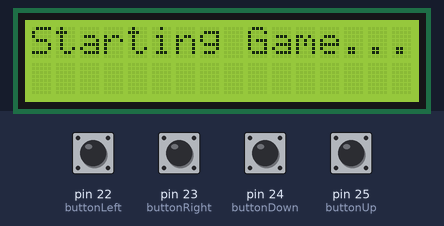
Simulated run of this sketch. Board: Arduino Mega 2560, built with avr-gcc and run on an emulated ATmega2560. On the bench: 16×2 character LCD. The test bench sets the inputs (shaded band); at power-on: pin 22 (buttonLeft), pin 23 (buttonRight), pin 24 (buttonDown), pin 25 (buttonUp) HIGH. Random numbers use the default seed unless the sketch sets one.

Above: at 4.3 s.
4.4 s: pin 24 (buttonDown) pulled LOW for 1 s
6.0 s: pin 22 (buttonLeft) pulled LOW for 0.15 s
At 6.6 s:
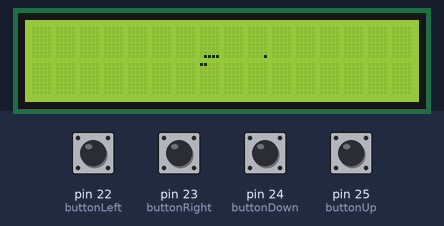
9.1 s: pin 25 (buttonUp) pulled LOW for 0.15 s
At 9.48 s:
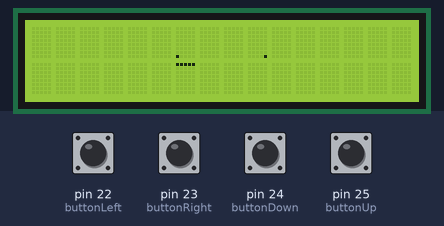
9.8 s: pin 23 (buttonRight) pulled LOW for 0.15 s
10.5 s: pin 24 (buttonDown) pulled LOW for 0.15 s
At 13.5 s:
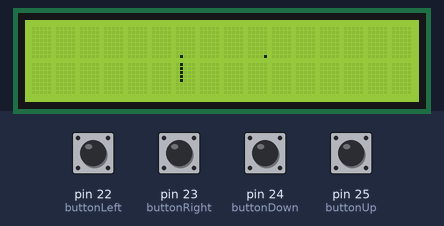
13.6 s: pin 22 (buttonLeft) pulled LOW for 1 s
At 15.6 s:
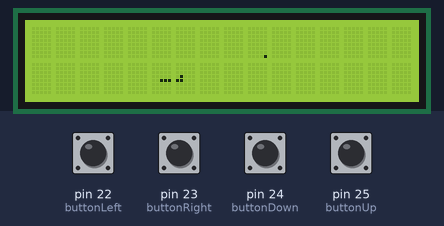
Timing chart, 0 to 17.1 s (numbered marks = the images above; inputs shaded):
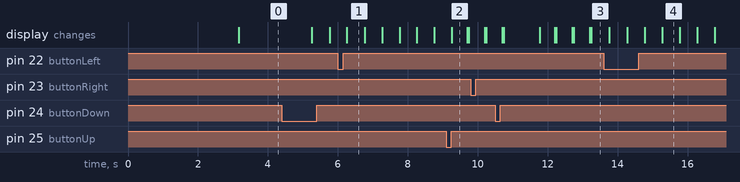

The sketch:

sketch_jan11a.ino
```cpp
#include <Wire.h>
#include <TimerOne.h>
#include <LiquidCrystal_I2C.h>
const int buttonUp = 25;
const int buttonDown = 24;
const int buttonLeft = 22;
const int buttonRight = 23;
const int buttonRestart = 26;
bool reset = false;
volatile bool restartTriggered = false;  // Indicator pentru restart

#define       NUM_KEYS                       5
#define       ROWS                           2  // number of indicator rows
#define       levels                         4  // difficulty levels
#define       MAX_SNAKE_LENGTH              25  // maximum length of snake


LiquidCrystal_I2C lcd(0x27, 16, 2); // I2C address 0x27, 16x2 LCD


unsigned long time, timeNow;

int gameSpeed;

int pcont = A3;
int mcr = 10;

boolean skip, gameOver, gameStarted;

int olddir;
int selectedLevel;

byte key = 0;

byte oldkey = 0;

byte Field[8 * ROWS * 16];

struct partdef  {
  int row, column, dir;
  struct partdef *next;
};

typedef partdef part;

part *head, *tail;

int collected;

unsigned int pc, pr;


// display on the screen
void drawMatrix() {
  boolean levelz[levels][4][16] = {

    { {false, false, false, false, false, false, false, false, false, false, false, false, false, false, false, false},

      {false, false, false, false, false, false, false, false, false, false, false, false, false, false, false, false},

      {false, false, false, false, false, false, false, false, false, false, false, false, false, false, false, false},

      {false, false, false, false, false, false, false, false, false, false, false, false, false, false, false, false}
    },

    { {true, false, false, false, false, false, false, false, false, false, false, false, false, false, false, true},

      {true, false, false, false, false, false, false, false, false, false, false, false, false, false, false, true},

      {true, false, false, false, false, false, false, false, false, false, false, false, false, false, false, true},

      {true, false, false, false, false, false, false, false, false, false, false, false, false, false, false, true}
    },

    { {true, false, false, false, true, false, false, false, false, false, false, true, false, false, false, true},

      {true, false, false, false, false, false, false, false, true, false, false, false, false, false, false, true},

      {true, false, false, false, true, false, false, false, false, false, false, true, false, false, false, true},

      {true, false, false, false, false, false, false, false, true, false, false, false, false, false, false, true}
    },

    { {true, false, true, false, false, false, false, false, false, true, false, false, false, true, false, false},

      {false, false, false, false, true, false, false, true, false, false, false, true, false, false, false, true},

      {true, false, true, false, false, false, false, false, false, true, false, false, false, true, false, false},

      {false, false, false, false, true, false, false, true, false, false, false, true, false, false, false, true}
    }

  };

  byte myChar[8];
  boolean special;
  int cc = 0;

  if (!gameOver)  {
    ChangeDot(pr, pc, true);

    for (int r = 0; r < ROWS; r++) {
      for (int c = 0; c < 16; c++) {
        special = false;
        for (int i = 0; i < 8; i++)  {
          byte b = B00000;

          if ((Field[16 * (r * 8 + i) + (c * 5 + 0) / 5] & (1 << ((c * 5 + 0) % 5))) >> ((c * 5 + 0) % 5)) {
            b += B10000;
            special = true;
          }

          if ((Field[16 * (r * 8 + i) + (c * 5 + 1) / 5] & (1 << ((c * 5 + 1) % 5))) >> ((c * 5 + 1) % 5)) {
            b += B01000;
            special = true;
          }

          if ((Field[16 * (r * 8 + i) + (c * 5 + 2) / 5] & (1 << ((c * 5 + 2) % 5))) >> ((c * 5 + 2) % 5)) {
            b += B00100;
            special = true;
          }

          if ((Field[16 * (r * 8 + i) + (c * 5 + 3) / 5] & (1 << ((c * 5 + 3) % 5))) >> ((c * 5 + 3) % 5)) {
            b += B00010;
            special = true;
          }

          if ((Field[16 * (r * 8 + i) + (c * 5 + 4) / 5] & (1 << ((c * 5 + 4) % 5))) >> ((c * 5 + 4) % 5)) {
            b += B00001;
            special = true;
          }

          myChar[i] = b;
        }

        if (special)  {
          lcd.createChar(cc, myChar);
          lcd.setCursor(c, r);
          lcd.write(byte(cc));

          cc++;

        }

        else  {

          lcd.setCursor(c, r);

          if (levelz[selectedLevel][r][c]) lcd.write(255);

          else lcd.write(128);

        }

      }

    }

  }

}

//----------------------------------

void freeList()

{

  part *p, *q;

  p = tail;

  while (p != NULL)

  {

    q = p;

    p = p->next;

    free(q);

  }

  head = tail = NULL;

}

//----------------------------------

void gameOverFunction()

{

  delay(1000);

  lcd.clear();

  freeList();

  lcd.setCursor(3, 0);

  lcd.print("Game Over!");

  lcd.setCursor(4, 1);

  lcd.print("Score: ");

  lcd.print(collected);

  delay(3000);

}

//----------------------------------

void growSnake()

{

  part *p;

  p = (part*)malloc(sizeof(part));

  p->row = tail->row;

  p->column = tail->column;

  p->dir = tail->dir;

  p->next = tail;

  tail = p;

}

//----------------------------------

// a new dot on the screen

void newPoint()

{

  boolean levelz[levels][4][16] = {

    { {false, false, false, false, false, false, false, false, false, false, false, false, false, false, false, false},

      {false, false, false, false, false, false, false, false, false, false, false, false, false, false, false, false},

      {false, false, false, false, false, false, false, false, false, false, false, false, false, false, false, false},

      {false, false, false, false, false, false, false, false, false, false, false, false, false, false, false, false}
    },


    { {true, false, false, false, false, false, false, false, false, false, false, false, false, false, false, true},

      {true, false, false, false, false, false, false, false, false, false, false, false, false, false, false, true},

      {true, false, false, false, false, false, false, false, false, false, false, false, false, false, false, true},

      {true, false, false, false, false, false, false, false, false, false, false, false, false, false, false, true}
    },


    { {true, false, false, false, true, false, false, false, false, false, false, true, false, false, false, true},

      {true, false, false, false, false, false, false, false, true, false, false, false, false, false, false, true},

      {true, false, false, false, true, false, false, false, false, false, false, true, false, false, false, true},

      {true, false, false, false, false, false, false, false, true, false, false, false, false, false, false, true}
    },


    { {true, false, true, false, false, false, false, false, false, true, false, false, false, true, false, false},

      {false, false, false, false, true, false, false, true, false, false, false, true, false, false, false, true},

      {true, false, true, false, false, false, false, false, false, true, false, false, false, true, false, false},

      {false, false, false, false, true, false, false, true, false, false, false, true, false, false, false, true}
    }

  };


  part *p;

  p = tail;

  boolean newp = true;

  while (newp)

  {

    pr = random(8 * ROWS);

    pc = random(80);

    newp = false;

    if (levelz[selectedLevel][pr / 8][pc / 5]) newp = true;

    while (p->next != NULL && !newp)

    {

      if (p->row == pr && p->column == pc) newp = true;

      p = p->next;

    }

  }

  if (collected < MAX_SNAKE_LENGTH && gameStarted) growSnake();
}


// head movement

void moveHead()

{

  boolean levelz[levels][4][16] = {

    { {false, false, false, false, false, false, false, false, false, false, false, false, false, false, false, false},

      {false, false, false, false, false, false, false, false, false, false, false, false, false, false, false, false},

      {false, false, false, false, false, false, false, false, false, false, false, false, false, false, false, false},

      {false, false, false, false, false, false, false, false, false, false, false, false, false, false, false, false}
    },


    { {true, false, false, false, false, false, false, false, false, false, false, false, false, false, false, true},

      {true, false, false, false, false, false, false, false, false, false, false, false, false, false, false, true},

      {true, false, false, false, false, false, false, false, false, false, false, false, false, false, false, true},

      {true, false, false, false, false, false, false, false, false, false, false, false, false, false, false, true}
    },


    { {true, false, false, false, true, false, false, false, false, false, false, true, false, false, false, true},

      {true, false, false, false, false, false, false, false, true, false, false, false, false, false, false, true},

      {true, false, false, false, true, false, false, false, false, false, false, true, false, false, false, true},

      {true, false, false, false, false, false, false, false, true, false, false, false, false, false, false, true}
    },


    { {true, false, true, false, false, false, false, false, false, true, false, false, false, true, false, false},

      {false, false, false, false, true, false, false, true, false, false, false, true, false, false, false, true},

      {true, false, true, false, false, false, false, false, false, true, false, false, false, true, false, false},

      {false, false, false, false, true, false, false, true, false, false, false, true, false, false, false, true}
    }

  };

  switch (head->dir) // 1 step in direction

  {

    case 0: head->row--; break;

    case 1: head->row++; break;

    case 2: head->column++; break;

    case 3: head->column--; break;

    default : break;

  }

  if (head->column >= 80) head->column = 0;

  if (head->column < 0) head->column = 79;

  if (head->row >= (8 * ROWS)) head->row = 0;

  if (head->row < 0) head->row = (8 * ROWS - 1);


  if (levelz[selectedLevel][head->row / 8][head->column / 5]) gameOver = true; // wall collision check


  part *p;

  p = tail;

  while (p != head && !gameOver) // self collision

  {

    if (p->row == head->row && p->column == head->column) gameOver = true;

    p = p->next;

  }

  if (gameOver)

    gameOverFunction();

  else

  {

    ChangeDot(head->row, head->column, true);


    if (head->row == pr && head->column == pc) // point pickup check

    {

      collected++;

      if (gameSpeed < 25) gameSpeed += 3;

      newPoint();

    }

  }

}

//----------------------------------

// funny move

void moveAll()

{

  part *p;

  p = tail;


  ChangeDot(p->row, p->column, false);


  while (p->next != NULL)

  {

    p->row = p->next->row;

    p->column = p->next->column;

    p->dir = p->next->dir;

    p = p->next;

  }

  moveHead();

}

//----------------------------------


// create a snake

void createSnake(int n) // n = size of snake

{

  for (unsigned int i = 0; i < (8 * ROWS * 16); i++)

    Field[i] = 0;


  part *p, *q;

  tail = (part*)malloc(sizeof(part));

  tail->row = 7;

  tail->column = 39 + n / 2;

  tail->dir = 3;

  q = tail;


  ChangeDot(tail->row, tail->column, true);


  for (int i = 0; i < n - 1; i++) // build snake from tail to head

  {

    p = (part*)malloc(sizeof(part));

    p->row = q->row;

    p->column = q->column - 1; //initial snake id placed horizoltally


    ChangeDot(p->row, p->column, true);


    p->dir = q->dir;

    q->next = p;

    q = p;

  }

  if (n > 1)

  {

    p->next = NULL;

    head  = p;

  }

  else

  {

    tail->next = NULL;

    head = tail;

  }

}


void startF()

{

  byte mySnake[8][8] =

  {

    { B00000,

      B00000,

      B00011,

      B00110,

      B01100,

      B11000,

      B00000,

    },

    { B00000,

      B11000,

      B11110,

      B00011,

      B00001,

      B00000,

      B00000,

    },

    { B00000,

      B00000,

      B00000,

      B00000,

      B00000,

      B11111,

      B01110,

    },

    { B00000,

      B00000,

      B00011,

      B01111,

      B11000,

      B00000,

      B00000,

    },

    { B00000,

      B11100,

      B11111,

      B00001,

      B00000,

      B00000,

      B00000,

    },

    { B00000,

      B00000,

      B00000,

      B11000,

      B01101,

      B00111,

      B00000,

    },

    { B00000,

      B00000,

      B01110,

      B11011,

      B11111,

      B01110,

      B00000,

    },

    { B00000,

      B00000,

      B00000,

      B01000,

      B10000,

      B01000,

      B00000,

    }

  };


  gameOver = false;

  gameStarted = false;

  selectedLevel = 1;


  lcd.clear();

 lcd.setCursor(0, 0);
lcd.print("     SNAKE!");  // Display "SNAKE!" on the first line

for (int i = 0; i < 8; i++) {
  lcd.createChar(i, mySnake[i]);     // Create custom characters
  lcd.setCursor(i + 4, 1);          // Position custom characters on the second line
  lcd.write(byte(i));               // Write custom characters
}


  collected = 0;

  gameSpeed = 1;       // increases the speed of the snake in the game  // the game speed right now is 100 but when you start at first make the speed to 10 or 20 and it can up to 1000 // but would advise playing gthe game in slower speed as the speed of the snake gradually increases.
  createSnake(5);         // number of body parts the snake starts with

  time = 0;

  delay(3000);    // delay before the game starts after setting the speed


}

//----------------------------------

void setup()  {
  Serial.begin(9600);

    pinMode(buttonUp, INPUT_PULLUP);
  pinMode(buttonDown, INPUT_PULLUP);
  pinMode(buttonLeft, INPUT_PULLUP);
  pinMode(buttonRight, INPUT_PULLUP);


   // Timer1.initialize(100000);  // Configurează Timer1 să declanșeze la fiecare 100ms
  //Timer1.attachInterrupt(handleRestart);  // Atribuie funcția de întrerupere

   // attachInterrupt(digitalPinToInterrupt(buttonRestart), onRestartPress, FALLING);


  lcd.init(); // Initialize the LCD
  lcd.backlight(); // Turn on the LCD backlight
  startF();
}


//----------------------------------

void restartGame() {
  // Clear the LCD display
  lcd.clear();
  lcd.setCursor(0, 0);
  lcd.print("Restarting...");

  delay(2000); // Optional: delay for user feedback

  // Reset game state
  freeList();           // Free the snake's memory
  collected = 0;        // Reset collected points
  gameSpeed = 10;       // Reset speed to initial value
  gameOver = false;     // Clear game over state
  gameStarted = false;  // Reset game start flag

  // Restart the game
  startF();             // Reinitialize the game
}


// making changes to matrix of points on eran

void ChangeDot(unsigned int RowVal, unsigned int ColVal, boolean NewVal)
{
  // Calculating the index of the Field array based on the row and column
  unsigned int index = 16 * RowVal + ColVal / 5;

  // If we want to turn on the dot, we set the corresponding bit to 1
  if (NewVal) {
    Field[index] |= (1 << (ColVal % 5));
  }
  // If we want to turn off the dot, we set the corresponding bit to 0
  else {
    Field[index] &= ~(1 << (ColVal % 5));
  }
}

void loop() {
  static unsigned long lastUpdate = 0;

  // Ensure the game starts properly
  if (!gameStarted) {
    start:
    reset=false;
    lcd.clear();
    lcd.setCursor(0, 0);
    lcd.print("Starting Game...");
    delay(2000);
    gameStarted = true;
    createSnake(5);  // Initialize snake
    newPoint();  // Place the first point
  }

  // Periodically update the game
  if (millis() - lastUpdate > (1000 / (gameSpeed + 1))) {  // Control speed
    lastUpdate = millis();
    moveAll();  // Move the snake
    drawMatrix();  // Refresh the LCD
  }

  // Handle button inputs for direction change
  if (digitalRead(buttonUp) == LOW && head->dir != 1) {
    head->dir = 0;  // Move up
  } else if (digitalRead(buttonDown) == LOW && head->dir != 0) {
    head->dir = 1;  // Move down
  } else if (digitalRead(buttonLeft) == LOW && head->dir != 2) {
    head->dir = 3;  // Move left
  } else if (digitalRead(buttonRight) == LOW && head->dir != 3) {
    head->dir = 2;  // Move right
  }

}
```
